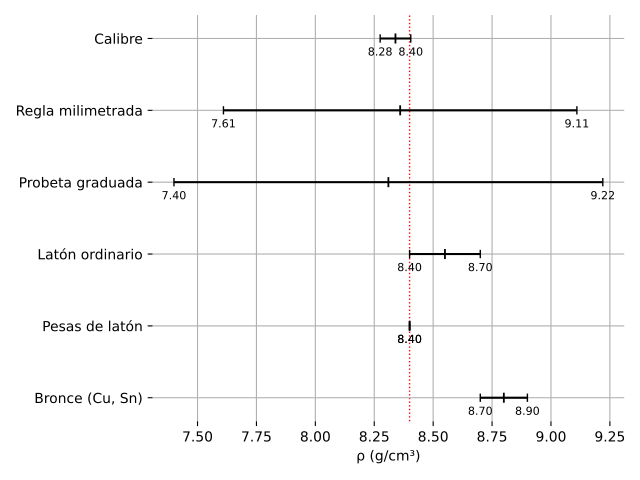

Here is the Python script that generated this plot:
import matplotlib.pyplot as plt

data = [
    {"nombre": "Bronce (Cu, Sn)", "min": 8.7, "max": 8.9},
    {"nombre": "Pesas de latón", "min": 8.4, "max": 8.4},
    {"nombre": "Latón ordinario", "min": 8.4, "max": 8.7},
    {"nombre": "Probeta graduada", "min": 7.4, "max": 9.22},
    {"nombre": "Regla milimetrada", "min": 7.61, "max": 9.11},
    {"nombre": "Calibre", "min": 8.275, "max": 8.405},
]

spacing = 1
y_pos = [i * spacing for i in range(len(data))]

labels = [d["nombre"] for d in data]
centers = [(d["min"] + d["max"]) / 2 for d in data]
errors = [(d["max"] - d["min"]) / 2 for d in data]

fig, ax = plt.subplots()

ax.errorbar(
    centers,
    y_pos,
    xerr=errors,
    fmt='none',
    ecolor='black',
    capsize=3
)

half_height = spacing * 0.07
for y, c in zip(y_pos, centers):
    ax.vlines(c, y - half_height, y + half_height, color='black', linewidth=1.3)

label_offset = spacing * 0.12
for y, d in zip(y_pos, data):
    ax.text(d["min"], y - label_offset, f'{d["min"]:.2f}',
            ha='center', va='top', fontsize=8)
    ax.text(d["max"], y - label_offset, f'{d["max"]:.2f}',
            ha='center', va='top', fontsize=8)

ax.axvline(8.40, color='red', linestyle='dotted', linewidth=1, zorder=0)

ax.set_yticks(y_pos)
ax.set_yticklabels(labels)
ax.set_xlabel("ρ (g/cm³)")

for spine in ax.spines.values():
    spine.set_visible(False)

ax.grid(True)

plt.tight_layout()
plt.savefig("grafico-intervalos.pdf", dpi=150)
plt.show()

# env/bin/python grafico-intervalos.py
